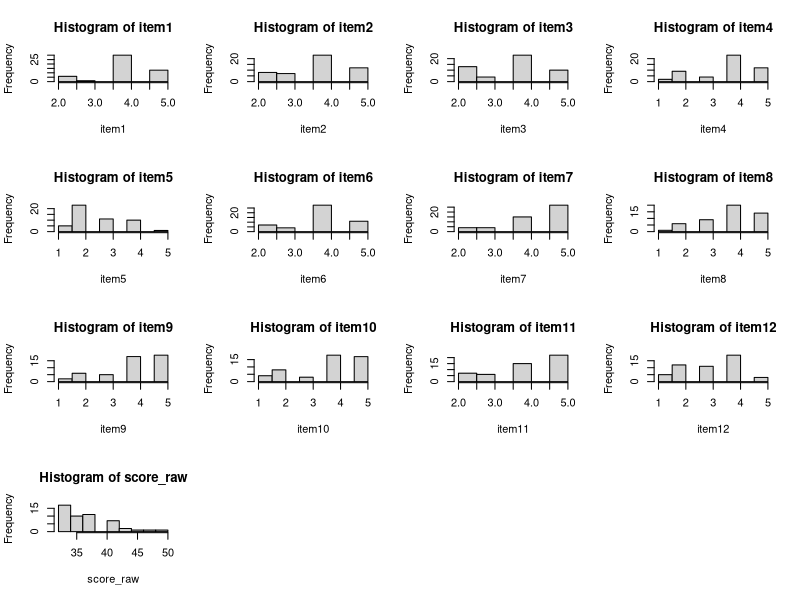

Generate this figure with R: (Note: this script raises an error after producing the figure.)
install.packages('psych')
install.packages('plyr')

library(psych)
library(plyr)

# set work directory
setwd("~/psymeasurement-scripts")

###################
# data processing #
###################

# read in data file
cfcs<- read.csv("turk_job_cfcs_wave_51_assignments.csv")

# only keep submitted surveys
cfcs_submit<- subset(cfcs, cfcs$AssignmentStatusCode=="Submitted", 
                  select=c(Id, influence:score_dichotomous))
cfcs_submit<- cfcs_submit[, !grepl("q10", names(cfcs_submit))]

# select out raw scores to analyze
cfcs_raw<- cbind(cfcs_submit$Id, cfcs_submit[, grepl("score_raw", names(cfcs_submit))])
# rename item names
for (i in 1:12){
  names(cfcs_raw)[i+1] <- paste0("item",i)
}
cfcs_raw<- rename(cfcs_raw, c("cfcs_submit$Id"="ID"))
# reverse code items
reverse_items<- c(paste0("item",c(3:5, 9:12)))
cfcs_raw[,reverse_items]<- 6 - cfcs_raw[,reverse_items]

describe(cfcs_raw)

#############
# histogram #
#############

item_name<- names(cfcs_raw[2:14])
par(mfrow=c(4,4))
for (i in item_name){
  hist(cfcs_raw[[i]], xlab=i, main=paste("Histogram of",i))
}


#################
# data analysis #
#################

# get alpha and interitem correlation
alpha50<- alpha(cfcs_raw[2:(ncol(cfcs_raw)-1)])$total$raw_alpha
cc50<- alpha(cfcs_raw[2:(ncol(cfcs_raw)-1)])$total$average_r

###### resample ######

# draw 2, 5, 10, 15, 20, 25 samples from the serveys
# repeat for 1000 times and extract mean alpha and interitem correlation
draw_sample<- c(5, 10, 15, 20, 25, 30, 40) # the number of sample being drawn
# define a resample function to keep code clean
resample.function<- function(cfcs_raw, draw_sample){
  n<- nrow(cfcs_raw) # count total number of observations
  N<- 10 # the number of times to resample
  alpha_v<- numeric(N)# create a vector to store the results
  average_r<- numeric(N)
  resample<- NULL
  for (i in draw_sample){
    for (j in 1:N){
      obs<- sample(n, i, replace=F)
      samp<- cfcs_raw[obs,]
      alpha_v[j]<- alpha(samp[2:(ncol(samp)-1)])$total$raw_alpha
      average_r[j]<- alpha(samp[2:(ncol(samp)-1)])$total$average_r
    }
    alpha_mean<- mean(alpha_v)
    alpha_lower<- alpha_mean - qnorm(0.975)*sd(alpha_v)
    alpha_higher<- alpha_mean + qnorm(0.975)*sd(alpha_v)
    average_rmean<- mean(average_r)
    average_rlower<- average_rmean - qnorm(0.975)*sd(average_r)
    average_rhigher<- average_rmean + qnorm(0.975)*sd(average_r)
    alphar<- cbind(i, alpha_mean, alpha_lower, alpha_higher, average_rmean, average_rlower, average_rhigher)
    resample<- rbind(resample, alphar)
  }
  return(resample)
}
resample<- resample.function(cfcs_raw, draw_sample)

###### take out item ######

draw_item<- NULL
for (k in names(cfcs_raw[2:(length(cfcs_raw)-1)])){
  cfcs_item<- cfcs_raw[ , !names(cfcs_raw) %in% c(i)]
  cfcs_item_resample<- resample.function(cfcs_item, draw_sample)
  cfcs_item_resample<- cbind(k, cfcs_item_resample)
  
  item<- cbind(i, alpha_item, average_r_item)
  draw_item<- rbind(draw_item, item)
}


write.table(resample, file="resample.csv", sep=",", row.names=F)
write.table(draw_item, file="draw_item.csv", sep=",", row.names=F)


